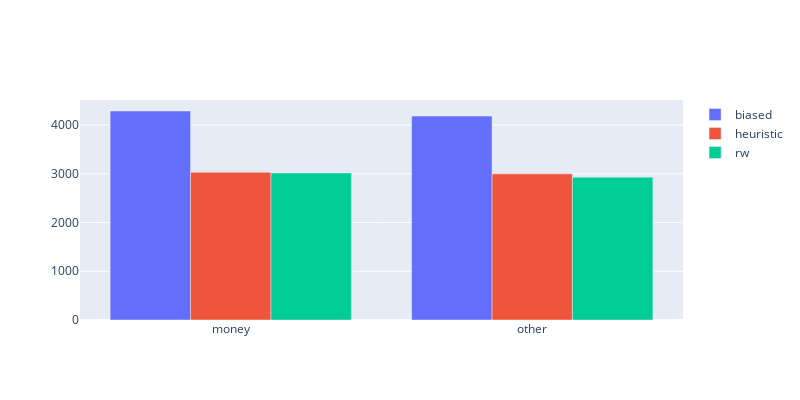

Notebook code cell kept with this figure:
### Code cell
fig = go.Figure()
names = ['money', 'other']

for model_name in ['biased', 'heuristic', 'rw']:
    fig.add_trace(go.Bar(
        x = names,
        y = mean_bics[model_name].sum(axis=0),
        # boxpoints='all',
        # pointpos=0,
        name=model_name,
    ))

fig.update_layout(
    width=800,
    height=400,
    boxmode='group'
)

fig.show()

### Figure 1 — Plotly figure (JSON) as saved in the notebook; plotly's stock layout.template omitted (floating-point values rounded to 4 significant figures)
{"data": [{"name": "biased", "type": "bar", "x": ["money", "other"], "y": [4290.0, 4185.0]}, {"name": "heuristic", "type": "bar", "x": ["money", "other"], "y": [3031.0, 2999.0]}, {"name": "rw", "type": "bar", "x": ["money", "other"], "y": [3018.0, 2932.0]}], "layout": {"boxmode": "group", "height": 400, "width": 800}}
